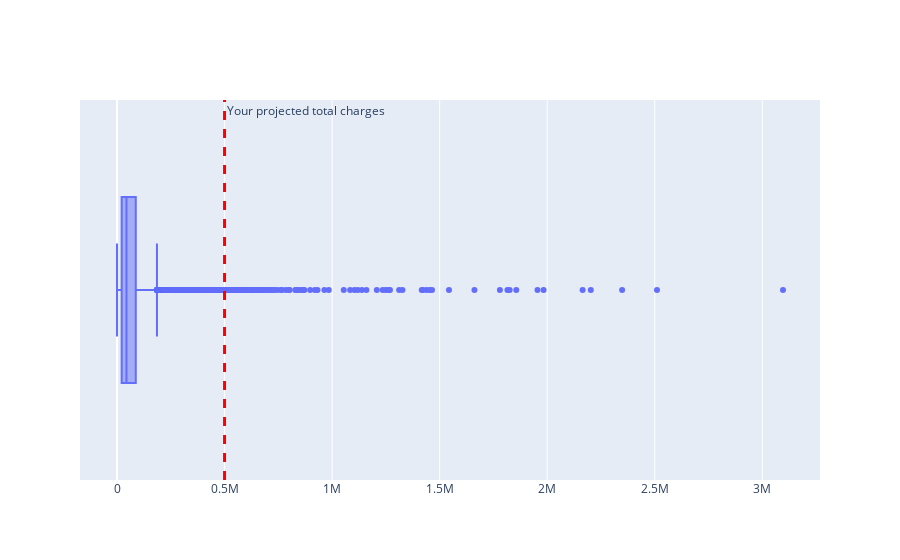

The notebook cell saved with this chart:
### Code cell
import plotly.express as px
import plotly.graph_objects as go

county_df = nyd2019_50k[nyd2019_50k["hospital_county"] == input_data['hospital_county'].iloc[0]]
tot_charges_df = county_df['total_charges']
# mock inputs to generate example graph
#county_df = nyd2019_50k[nyd2019_50k["hospital_county"] == "Bronx"]
#predict_charges = 500000

fig = go.Figure()
fig.add_trace(go.Box(x=tot_charges_df, orientation="h"))
fig.add_vline(x=predict_charges, line_width=3, line_dash="dash", line_color="red", annotation=dict(text="Your projected total charges"))
fig.update_yaxes(showticklabels=False)
fig.show()

### Figure 1 — Plotly figure (JSON) as saved in the notebook; plotly's stock layout.template omitted (floating-point values rounded to 4 significant figures; data arrays with more than 128 entries replaced by an {"elided": "..."} marker saying what was removed)
{"data": [{"orientation": "h", "type": "box", "x": {"elided": "11569 float values"}}], "layout": {"annotations": [{"showarrow": false, "text": "Your projected total charges", "x": 500000, "xanchor": "left", "xref": "x", "y": 1, "yanchor": "top", "yref": "y domain"}], "autosize": true, "shapes": [{"line": {"color": "red", "dash": "dash", "width": 3}, "type": "line", "x0": 500000, "x1": 500000, "xref": "x", "y0": 0, "y1": 1, "yref": "y domain"}], "xaxis": {"autorange": true, "range": [-172000.0, 3268000.0], "type": "linear"}, "yaxis": {"autorange": true, "range": [-0.5, 0.5], "showticklabels": false, "type": "category"}}}
